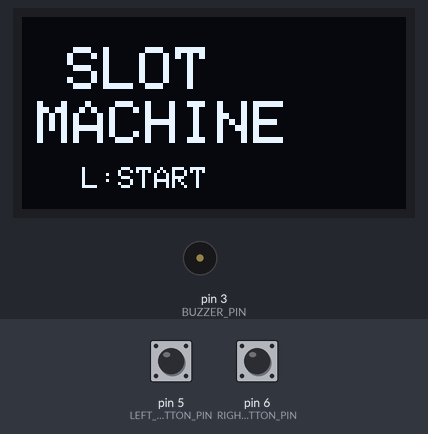
Bench run of a sketch on a simulated Arduino Uno, built with avr-gcc and run on an emulated ATmega328P. On the bench: 128×64 one-colour display, buzzer (waves = sounding, pin HIGH). The test bench sets the inputs (shaded band); at power-on: pin 5 (LEFT_BUTTON_PIN) HIGH, pin 6 (RIGHT_BUTTON_PIN) HIGH. Random numbers use the default seed unless the sketch sets one.

Above: at 1.2 s.
1.3 s: pin 5 (LEFT_BUTTON_PIN) pulled LOW for 0.15 s
At 1.9 s:
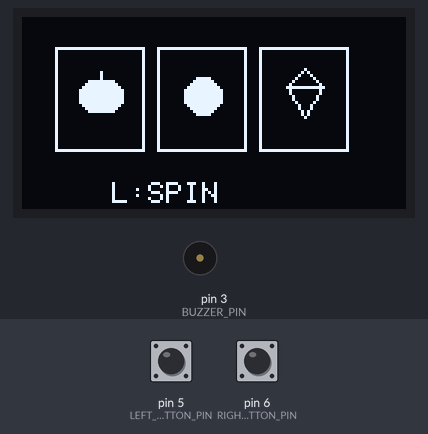
3.0 s: pin 5 (LEFT_BUTTON_PIN) pulled LOW for 1 s
At 4.33 s:
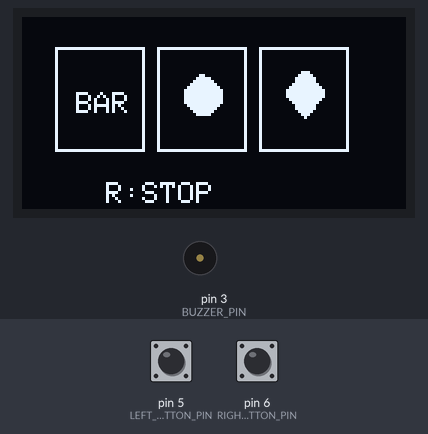
At 4.68 s:
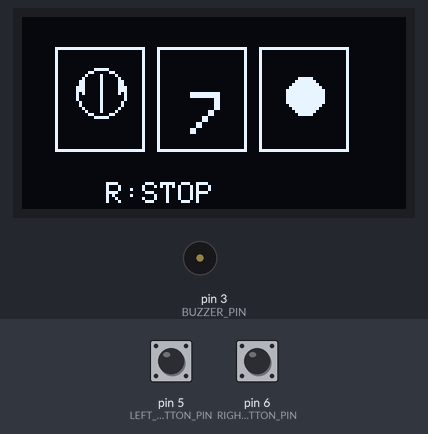

The sketch:

always_win.ino
```cpp
#include <Wire.h>
#include <Adafruit_GFX.h>
#include <Adafruit_SSD1306.h>

#define SCREEN_WIDTH 128
#define SCREEN_HEIGHT 64
Adafruit_SSD1306 display(SCREEN_WIDTH, SCREEN_HEIGHT, &Wire, -1);

const int LEFT_BUTTON_PIN = 5;   // スタート/リスタートボタン
const int RIGHT_BUTTON_PIN = 6;  // リール停止ボタン
const int BUZZER_PIN = 3;        // ブザー

// ゲーム状態
enum GameState {
  TITLE,
  READY,
  SPINNING,
  CELEBRATION,
  RESULT
};

GameState gameState = TITLE;

// スロットのシンボル
// 0=7, 1=BAR, 2=BELL, 3=STAR, 4=LEMON, 5=CHERRY
// 6=DIAMOND, 7=CROWN, 8=HEART, 9=CLOVER, 10=MOON, 11=SUN
// 12=APPLE, 13=GRAPE, 14=MELON, 15=ORANGE, 16=PEACH, 17=BANANA
const int numSymbols = 18;

// リールの状態
int reel1 = 0;
int reel2 = 0;
int reel3 = 0;

// リールの停止状態
bool reel1Stopped = false;
bool reel2Stopped = false;
bool reel3Stopped = false;

// スピン用アニメーション
unsigned long lastSpinUpdate = 0;
const int spinDelay = 100;      // スピン速度(ms)

unsigned long lastButtonPress = 0;
const int buttonDelay = 200;

// 演出用
unsigned long celebrationStartTime = 0;
int celebrationFrame = 0;

void setup() {
  display.begin(SSD1306_SWITCHCAPVCC, 0x3C);
  pinMode(LEFT_BUTTON_PIN, INPUT_PULLUP);
  pinMode(RIGHT_BUTTON_PIN, INPUT_PULLUP);
  pinMode(BUZZER_PIN, OUTPUT);

  randomSeed(analogRead(0));  // 乱数の初期化

  // 初期リールをランダムに
  reel1 = random(numSymbols);
  reel2 = random(numSymbols);
  reel3 = random(numSymbols);

  showTitleScreen();
}

void resetGame() {
  reel1 = random(numSymbols);
  reel2 = random(numSymbols);
  reel3 = random(numSymbols);
  reel1Stopped = false;
  reel2Stopped = false;
  reel3Stopped = false;
  gameState = READY;
}

void loop() {
  unsigned long currentTime = millis();

  switch (gameState) {
    case TITLE:
      // 左ボタンでゲーム開始
      if (digitalRead(LEFT_BUTTON_PIN) == LOW &&
          currentTime - lastButtonPress > buttonDelay) {
        resetGame();
        lastButtonPress = currentTime;
        delay(50);
        while (digitalRead(LEFT_BUTTON_PIN) == LOW) delay(10);
      }
      break;

    case READY:
      drawReadyScreen();

      // 左ボタンでスピン開始
      if (digitalRead(LEFT_BUTTON_PIN) == LOW &&
          currentTime - lastButtonPress > buttonDelay) {
        gameState = SPINNING;
        lastSpinUpdate = currentTime;
        lastButtonPress = currentTime;
        delay(50);
        while (digitalRead(LEFT_BUTTON_PIN) == LOW) delay(10);
      }
      break;

    case SPINNING:
      // リールの回転処理
      if (currentTime - lastSpinUpdate > spinDelay) {
        if (!reel1Stopped) reel1 = (reel1 + 1) % numSymbols;
        if (!reel2Stopped) reel2 = (reel2 + 1) % numSymbols;
        if (!reel3Stopped) reel3 = (reel3 + 1) % numSymbols;
        lastSpinUpdate = currentTime;
      }

      // 右ボタンでリールを順番に停止
      if (digitalRead(RIGHT_BUTTON_PIN) == LOW &&
          currentTime - lastButtonPress > buttonDelay) {
        if (!reel1Stopped) {
          reel1Stopped = true;
          playStopSound();
        } else if (!reel2Stopped) {
          reel2Stopped = true;
          reel2 = reel1;  // 1個目と揃える
          playStopSound();
        } else if (!reel3Stopped) {
          reel3Stopped = true;
          reel3 = reel1;  // 1個目と揃える
          playStopSound();
          // 全リール停止したら演出開始
          gameState = CELEBRATION;
          celebrationStartTime = currentTime;
          celebrationFrame = 0;
        }
        lastButtonPress = currentTime;
        delay(50);
        while (digitalRead(RIGHT_BUTTON_PIN) == LOW) delay(10);
      }

      drawPlayingScreen();
      break;

    case CELEBRATION:
      // 演出アニメーション
      if (celebrationFrame == 0) {
        // 最初の1回だけファンファーレを鳴らす
        playCelebrationSound();
        celebrationFrame = 1;
      }

      // 演出中に追加の効果音
      unsigned long elapsed = currentTime - celebrationStartTime;
      int soundFrame = (elapsed / 150) % 3;
      if (elapsed > 100 && elapsed < 1900) {
        // 0.1秒後から1.9秒まで、150msごとに音を鳴らす
        static unsigned long lastSoundTime = 0;
        if (currentTime - lastSoundTime > 150) {
          tone(BUZZER_PIN, 880 + soundFrame * 220, 80);  // ラ、ド、ミの音階
          lastSoundTime = currentTime;
        }
      }

      drawCelebrationScreen(currentTime);

      // 2秒後に自動的に次のスピンへ
      if (currentTime - celebrationStartTime > 2000) {
        reel1Stopped = false;
        reel2Stopped = false;
        reel3Stopped = false;
        gameState = SPINNING;
        lastSpinUpdate = currentTime;
      }
      break;

    case RESULT:
      drawResultScreen();

      // 左ボタンですぐに次のスピン開始
      if (digitalRead(LEFT_BUTTON_PIN) == LOW &&
          currentTime - lastButtonPress > buttonDelay) {
        reel1Stopped = false;
        reel2Stopped = false;
        reel3Stopped = false;
        gameState = SPINNING;
        lastSpinUpdate = currentTime;
        lastButtonPress = currentTime;
        delay(50);
        while (digitalRead(LEFT_BUTTON_PIN) == LOW) delay(10);
      }
      break;
  }

  delay(20);
}

void showTitleScreen() {
  display.clearDisplay();
  display.setTextSize(2);
  display.setTextColor(SSD1306_WHITE);
  display.setCursor(15, 10);
  display.print("SLOT");
  display.setCursor(5, 28);
  display.print("MACHINE");

  display.setTextSize(1);
  display.setCursor(20, 50);
  display.print("L:START");

  display.display();
}

void drawReadyScreen() {
  display.clearDisplay();

  // リール枠とシンボル
  int reelY = 10;
  int reelWidth = 30;
  int reelHeight = 35;
  int reelSpacing = 4;
  int startX = 11;

  for (int i = 0; i < 3; i++) {
    int x = startX + i * (reelWidth + reelSpacing);
    display.drawRect(x, reelY, reelWidth, reelHeight, SSD1306_WHITE);
  }

  drawSymbol(startX + 3, reelY + 5, reel1);
  drawSymbol(startX + reelWidth + reelSpacing + 3, reelY + 5, reel2);
  drawSymbol(startX + (reelWidth + reelSpacing) * 2 + 3, reelY + 5, reel3);

  display.setTextSize(1);
  display.setCursor(30, 55);
  display.print("L:SPIN");

  display.display();
}

void drawPlayingScreen() {
  display.clearDisplay();

  // リール枠とシンボル
  int reelY = 10;
  int reelWidth = 30;
  int reelHeight = 35;
  int reelSpacing = 4;
  int startX = 11;

  for (int i = 0; i < 3; i++) {
    int x = startX + i * (reelWidth + reelSpacing);
    display.drawRect(x, reelY, reelWidth, reelHeight, SSD1306_WHITE);
  }

  drawSymbol(startX + 3, reelY + 5, reel1);
  drawSymbol(startX + reelWidth + reelSpacing + 3, reelY + 5, reel2);
  drawSymbol(startX + (reelWidth + reelSpacing) * 2 + 3, reelY + 5, reel3);

  // 停止マーク
  display.setTextSize(1);
  if (reel1Stopped) {
    display.setCursor(startX + 12, reelY + reelHeight + 2);
    display.print("*");
  }
  if (reel2Stopped) {
    display.setCursor(startX + reelWidth + reelSpacing + 12, reelY + reelHeight + 2);
    display.print("*");
  }
  if (reel3Stopped) {
    display.setCursor(startX + (reelWidth + reelSpacing) * 2 + 12, reelY + reelHeight + 2);
    display.print("*");
  }

  display.setCursor(28, 55);
  display.print("R:STOP");

  display.display();
}

void drawResultScreen() {
  display.clearDisplay();

  // リール結果
  int reelY = 10;
  int reelWidth = 30;
  int reelHeight = 35;
  int reelSpacing = 4;
  int startX = 11;

  for (int i = 0; i < 3; i++) {
    int x = startX + i * (reelWidth + reelSpacing);
    display.drawRect(x, reelY, reelWidth, reelHeight, SSD1306_WHITE);
  }

  drawSymbol(startX + 3, reelY + 5, reel1);
  drawSymbol(startX + reelWidth + reelSpacing + 3, reelY + 5, reel2);
  drawSymbol(startX + (reelWidth + reelSpacing) * 2 + 3, reelY + 5, reel3);

  // 次へのメッセージ
  display.setTextSize(1);
  display.setCursor(30, 55);
  display.print("L:SPIN");

  display.display();
}

// ASCIIアートでシンボルを描画
void drawSymbol(int x, int y, int symbolType) {
  display.setTextSize(1);
  display.setTextColor(SSD1306_WHITE);

  switch (symbolType) {
    case 0:  // 7
      display.setCursor(x + 8, y + 10);
      display.setTextSize(2);
      display.print("7");
      display.setTextSize(1);
      break;

    case 1:  // BAR
      display.setCursor(x + 4, y + 10);
      display.print("BAR");
      break;

    case 2:  // BELL (ベル)
      // ベルの上部
      display.fillRect(x + 10, y + 3, 4, 2, SSD1306_WHITE);
      // ベルの本体
      display.drawLine(x + 6, y + 5, x + 12, y + 16, SSD1306_WHITE);
      display.drawLine(x + 17, y + 5, x + 12, y + 16, SSD1306_WHITE);
      display.drawLine(x + 6, y + 5, x + 17, y + 5, SSD1306_WHITE);
      display.drawLine(x + 5, y + 16, x + 19, y + 16, SSD1306_WHITE);
      // ベルの舌
      display.fillRect(x + 11, y + 17, 2, 3, SSD1306_WHITE);
      break;

    case 3:  // STAR (星)
      // 5芒星
      display.drawLine(x + 12, y + 2, x + 14, y + 10, SSD1306_WHITE);  // 上→右下
      display.drawLine(x + 14, y + 10, x + 6, y + 6, SSD1306_WHITE);   // 右下→左
      display.drawLine(x + 6, y + 6, x + 18, y + 6, SSD1306_WHITE);    // 左→右
      display.drawLine(x + 18, y + 6, x + 10, y + 10, SSD1306_WHITE);  // 右→左下
      display.drawLine(x + 10, y + 10, x + 12, y + 2, SSD1306_WHITE);  // 左下→上
      break;

    case 4:  // LEMON (レモン)
      // レモンの輪郭
      display.drawCircle(x + 12, y + 10, 8, SSD1306_WHITE);
      // レモンの先端
      display.fillTriangle(x + 18, y + 6, x + 20, y + 8, x + 18, y + 10, SSD1306_WHITE);
      display.fillTriangle(x + 6, y + 10, x + 4, y + 8, x + 6, y + 6, SSD1306_WHITE);
      // 内側の線
      display.drawLine(x + 12, y + 4, x + 12, y + 16, SSD1306_WHITE);
      break;

    case 5:  // CHERRY (チェリー)
      // 2つのさくらんぼ
      display.fillCircle(x + 8, y + 13, 4, SSD1306_WHITE);
      display.fillCircle(x + 16, y + 13, 4, SSD1306_WHITE);
      // 軸
      display.drawLine(x + 8, y + 9, x + 12, y + 3, SSD1306_WHITE);
      display.drawLine(x + 16, y + 9, x + 12, y + 3, SSD1306_WHITE);
      // 葉っぱ
      display.drawLine(x + 12, y + 3, x + 16, y + 2, SSD1306_WHITE);
      display.drawLine(x + 16, y + 2, x + 15, y + 5, SSD1306_WHITE);
      break;

    case 6:  // DIAMOND (ダイヤモンド)
      display.drawLine(x + 12, y + 2, x + 18, y + 8, SSD1306_WHITE);
      display.drawLine(x + 18, y + 8, x + 12, y + 18, SSD1306_WHITE);
      display.drawLine(x + 12, y + 18, x + 6, y + 8, SSD1306_WHITE);
      display.drawLine(x + 6, y + 8, x + 12, y + 2, SSD1306_WHITE);
      display.drawLine(x + 6, y + 8, x + 18, y + 8, SSD1306_WHITE);
      break;

    case 7:  // CROWN (王冠)
      display.drawLine(x + 5, y + 15, x + 19, y + 15, SSD1306_WHITE);
      display.drawLine(x + 5, y + 15, x + 6, y + 8, SSD1306_WHITE);
      display.drawLine(x + 6, y + 8, x + 8, y + 12, SSD1306_WHITE);
      display.drawLine(x + 8, y + 12, x + 12, y + 5, SSD1306_WHITE);
      display.drawLine(x + 12, y + 5, x + 16, y + 12, SSD1306_WHITE);
      display.drawLine(x + 16, y + 12, x + 18, y + 8, SSD1306_WHITE);
      display.drawLine(x + 18, y + 8, x + 19, y + 15, SSD1306_WHITE);
      break;

    case 8:  // HEART (ハート)
      display.fillCircle(x + 8, y + 7, 3, SSD1306_WHITE);
      display.fillCircle(x + 16, y + 7, 3, SSD1306_WHITE);
      display.fillTriangle(x + 5, y + 8, x + 19, y + 8, x + 12, y + 18, SSD1306_WHITE);
      break;

    case 9:  // CLOVER (クローバー)
      display.fillCircle(x + 12, y + 6, 3, SSD1306_WHITE);
      display.fillCircle(x + 9, y + 10, 3, SSD1306_WHITE);
      display.fillCircle(x + 15, y + 10, 3, SSD1306_WHITE);
      display.fillCircle(x + 12, y + 14, 3, SSD1306_WHITE);
      display.drawLine(x + 12, y + 14, x + 12, y + 18, SSD1306_WHITE);
      break;

    case 10:  // MOON (月)
      display.fillCircle(x + 12, y + 10, 6, SSD1306_WHITE);
      display.fillCircle(x + 15, y + 10, 6, SSD1306_BLACK);
      break;

    case 11:  // SUN (太陽)
      display.fillCircle(x + 12, y + 10, 4, SSD1306_WHITE);
      // 光線
      for (int i = 0; i < 8; i++) {
        float angle = i * 3.14159 / 4;
        int x1 = x + 12 + cos(angle) * 6;
        int y1 = y + 10 + sin(angle) * 6;
        int x2 = x + 12 + cos(angle) * 9;
        int y2 = y + 10 + sin(angle) * 9;
        display.drawLine(x1, y1, x2, y2, SSD1306_WHITE);
      }
      break;

    case 12:  // APPLE (リンゴ)
      display.fillCircle(x + 12, y + 11, 6, SSD1306_WHITE);
      display.drawLine(x + 12, y + 5, x + 12, y + 8, SSD1306_WHITE);
      display.drawLine(x + 12, y + 5, x + 14, y + 6, SSD1306_WHITE);
      break;

    case 13:  // GRAPE (ブドウ)
      display.fillCircle(x + 12, y + 6, 3, SSD1306_WHITE);
      display.fillCircle(x + 10, y + 9, 3, SSD1306_WHITE);
      display.fillCircle(x + 14, y + 9, 3, SSD1306_WHITE);
      display.fillCircle(x + 9, y + 12, 3, SSD1306_WHITE);
      display.fillCircle(x + 12, y + 12, 3, SSD1306_WHITE);
      display.fillCircle(x + 15, y + 12, 3, SSD1306_WHITE);
      display.fillCircle(x + 11, y + 15, 3, SSD1306_WHITE);
      display.fillCircle(x + 13, y + 15, 3, SSD1306_WHITE);
      break;

    case 14:  // MELON (メロン)
      display.fillCircle(x + 12, y + 11, 7, SSD1306_WHITE);
      display.drawLine(x + 12, y + 4, x + 9, y + 7, SSD1306_WHITE);
      display.drawLine(x + 12, y + 4, x + 15, y + 7, SSD1306_WHITE);
      display.drawLine(x + 12, y + 7, x + 12, y + 14, SSD1306_BLACK);
      display.drawLine(x + 9, y + 9, x + 15, y + 9, SSD1306_BLACK);
      break;

    case 15:  // ORANGE (オレンジ)
      display.fillCircle(x + 12, y + 11, 6, SSD1306_WHITE);
      display.drawLine(x + 12, y + 5, x + 12, y + 8, SSD1306_WHITE);
      display.fillRect(x + 11, y + 4, 2, 2, SSD1306_WHITE);
      break;

    case 16:  // PEACH (桃)
      display.fillCircle(x + 10, y + 11, 5, SSD1306_WHITE);
      display.fillCircle(x + 14, y + 11, 5, SSD1306_WHITE);
      display.fillTriangle(x + 12, y + 6, x + 7, y + 12, x + 17, y + 12, SSD1306_WHITE);
      display.drawLine(x + 12, y + 3, x + 12, y + 6, SSD1306_WHITE);
      break;

    case 17:  // BANANA (バナナ)
      display.drawLine(x + 8, y + 6, x + 10, y + 4, SSD1306_WHITE);
      display.drawLine(x + 10, y + 4, x + 14, y + 5, SSD1306_WHITE);
      display.drawLine(x + 14, y + 5, x + 16, y + 8, SSD1306_WHITE);
      display.drawLine(x + 16, y + 8, x + 16, y + 12, SSD1306_WHITE);
      display.drawLine(x + 16, y + 12, x + 14, y + 16, SSD1306_WHITE);
      display.drawLine(x + 14, y + 16, x + 10, y + 16, SSD1306_WHITE);
      display.drawLine(x + 10, y + 16, x + 8, y + 13, SSD1306_WHITE);
      display.drawLine(x + 8, y + 13, x + 8, y + 6, SSD1306_WHITE);
      break;
  }
}

// リール停止時の効果音
void playStopSound() {
  tone(BUZZER_PIN, 800, 100);  // 800Hzの音を100ms鳴らす
}

// 派手な演出の描画
void drawCelebrationScreen(unsigned long currentTime) {
  display.clearDisplay();

  unsigned long elapsed = currentTime - celebrationStartTime;
  int frame = (elapsed / 100) % 10;  // 100msごとにフレーム更新

  // リール枠とシンボル
  int reelY = 10;
  int reelWidth = 30;
  int reelHeight = 35;
  int reelSpacing = 4;
  int startX = 11;

  // 点滅効果（偶数フレームで枠を太く表示）
  for (int i = 0; i < 3; i++) {
    int x = startX + i * (reelWidth + reelSpacing);
    if (frame % 2 == 0) {
      // 太枠
      display.drawRect(x, reelY, reelWidth, reelHeight, SSD1306_WHITE);
      display.drawRect(x + 1, reelY + 1, reelWidth - 2, reelHeight - 2, SSD1306_WHITE);
    } else {
      display.drawRect(x, reelY, reelWidth, reelHeight, SSD1306_WHITE);
    }
  }

  drawSymbol(startX + 3, reelY + 5, reel1);
  drawSymbol(startX + reelWidth + reelSpacing + 3, reelY + 5, reel2);
  drawSymbol(startX + (reelWidth + reelSpacing) * 2 + 3, reelY + 5, reel3);

  // WIN! 文字を点滅
  if (frame % 2 == 0) {
    display.setTextSize(2);
    display.setCursor(35, 50);
    display.print("WIN!");
  }

  // 周りに星を描画（回転アニメーション）
  int starPositions[][2] = {
    {10, 5}, {60, 3}, {110, 5},
    {5, 30}, {115, 30},
    {10, 55}, {110, 55}
  };

  for (int i = 0; i < 7; i++) {
    if ((frame + i) % 3 == 0) {
      int sx = starPositions[i][0];
      int sy = starPositions[i][1];
      // 小さい星
      display.drawPixel(sx, sy, SSD1306_WHITE);
      display.drawPixel(sx - 1, sy, SSD1306_WHITE);
      display.drawPixel(sx + 1, sy, SSD1306_WHITE);
      display.drawPixel(sx, sy - 1, SSD1306_WHITE);
      display.drawPixel(sx, sy + 1, SSD1306_WHITE);
    }
  }

  display.display();
}

// 派手な祝福サウンド
void playCelebrationSound() {
  // 最初の高い音を鳴らす
  tone(BUZZER_PIN, 1047, 500);  // 高いドを500ms鳴らす
}
```

Measured:
- after the input at 1.3 s, the display: changes after 0.20 s (image 1)
- after the input at 3.0 s, the display: first changes after 1.1 s (image 2 shows a later state)
